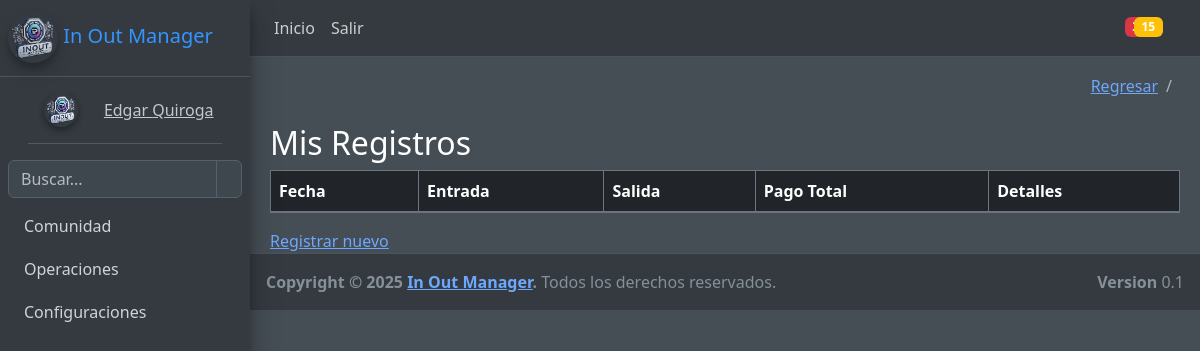
The page /comunidad/horas/ (signed in) on the database as committed earlier.
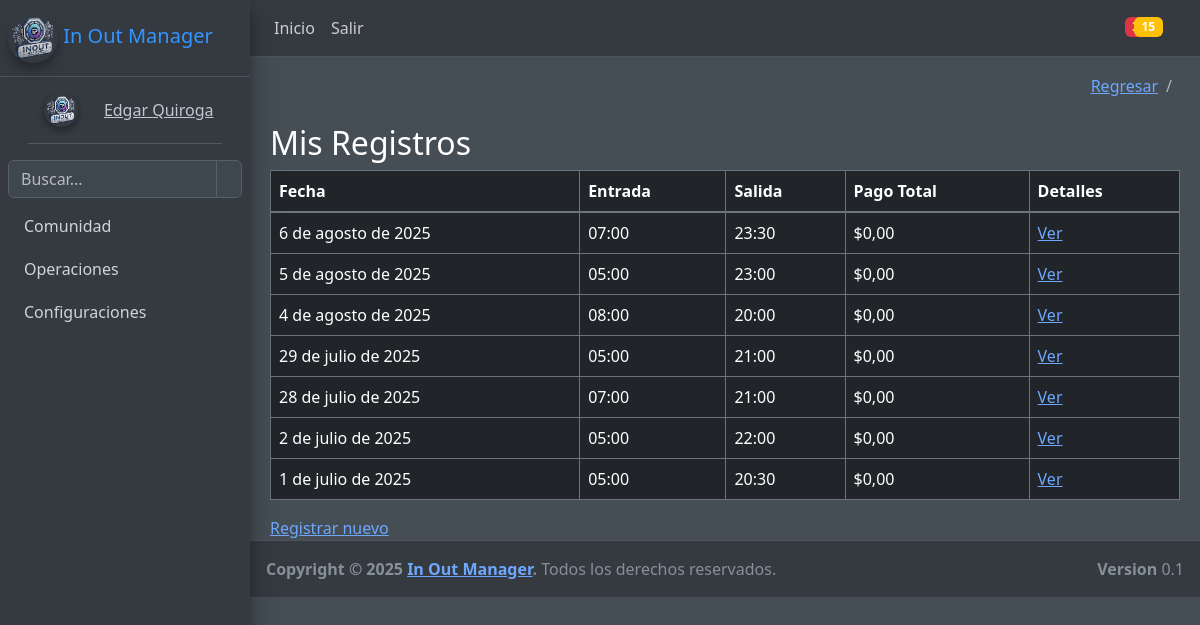
The same page on the database as committed later.
### comunidad/models.py (models this page shows, shortened)
class RegistroHoras(models.Model):
    SALARIO_MINIMO = Decimal('1423500')  # Salario mínimo
    AUXILIO_TRANSPORTE = Decimal('200000')  # Auxilio de transporte
    HORAS_TRABAJADAS_MES = 220  # Horas trabajadas al mes
    usuario = models.ForeignKey(User, on_delete=models.CASCADE)
    fecha = models.DateField(default=timezone.now)
    hora_entrada = models.TimeField()
    hora_salida = models.TimeField()
    horas_normales_diurnas = models.DecimalField(max_digits=5, decimal_places=2, default=0)
    horas_normales_nocturnas = models.DecimalField(max_digits=5, decimal_places=2, default=0)
    horas_extras_diurnas = models.DecimalField(max_digits=5, decimal_places=2, default=0)
    horas_extras_nocturnas = models.DecimalField(max_digits=5, decimal_places=2, default=0)
    recargo_nocturno = models.DecimalField(max_digits=5, decimal_places=2, default=0)
    recargo_dominical = models.DecimalField(max_digits=5, decimal_places=2, default=0)
    recargo_festivo = models.DecimalField(max_digits=5, decimal_places=2, default=0)
    pago_total = models.DecimalField(max_digits=10, decimal_places=2, default=0)

### comunidad/views.py (the view)
# urls.py: path('horas/', lista_registros, name='lista_registros'),
@login_required
def lista_registros(request):
    registros = RegistroHoras.objects.filter(usuario=request.user).order_by('-fecha')
    return render(request, 'comunidad/horas/lista.html', {'registros': registros})

### base/context_processors.py (called while the page is built)
def sesion(request):
    usuario_actual= request.user
    image_user= r"/media/comunidad/default-user.jpeg"
    if request.user.is_authenticated:
        if Usuario.objects.filter(user_id=usuario_actual.id):
            image_user=Usuario.objects.get(user_id=usuario_actual.id).imagen.url
    context={
        'usuario_actual':usuario_actual,
        'image_user': image_user
    }
    return context

### base/templates/comunidad/horas/lista.html
{% extends 'partials/admin/body.html' %}
{% block contenido %}
<h2>Mis Registros</h2>
<table class="table table-bordered w-100 display nowrap" id="tabla-horas">
    <thead>
        <tr>
            <th>Fecha</th>
            <th>Entrada</th>
            <th>Salida</th>
            <th>Pago Total</th>
            <th>Detalles</th>
        </tr>
    </thead>
    <tbody>
        {% for registro in registros %}
        <tr>
            <td>{{ registro.fecha }}</td>
            <td>{{ registro.hora_entrada }}</td>
            <td>{{ registro.hora_salida }}</td>
            <td>${{ registro.pago_total }}</td>
            <td><a href="{% url 'detalle_registro' registro.pk %}" data-bs-toggle="tooltip" title="Ver detalles del registro">Ver</a></td>
        </tr>
        {% endfor %}
    </tbody>
</table>
<a href="{% url 'registrar' %}" data-bs-toggle="tooltip" title="Crear un nuevo registro de horas">
  Registrar nuevo
</a>
{% endblock %}

Rows that differ between the two databases and show on the page:
added RegistroHoras: fecha "6 de agosto de 2025", hora_entrada "07:00", hora_salida "23:30", pago_total "0,00"
added RegistroHoras: fecha "5 de agosto de 2025", hora_entrada "05:00", hora_salida "23:00", pago_total "0,00"
added RegistroHoras: fecha "4 de agosto de 2025", hora_entrada "08:00", hora_salida "20:00", pago_total "0,00"
added RegistroHoras: fecha "29 de julio de 2025", hora_entrada "05:00", hora_salida "21:00", pago_total "0,00"
added RegistroHoras: fecha "28 de julio de 2025", hora_entrada "07:00", hora_salida "21:00", pago_total "0,00"
added RegistroHoras: fecha "2 de julio de 2025", hora_entrada "05:00", hora_salida "22:00", pago_total "0,00"
added RegistroHoras: fecha "1 de julio de 2025", hora_entrada "05:00", hora_salida "20:30", pago_total "0,00"
